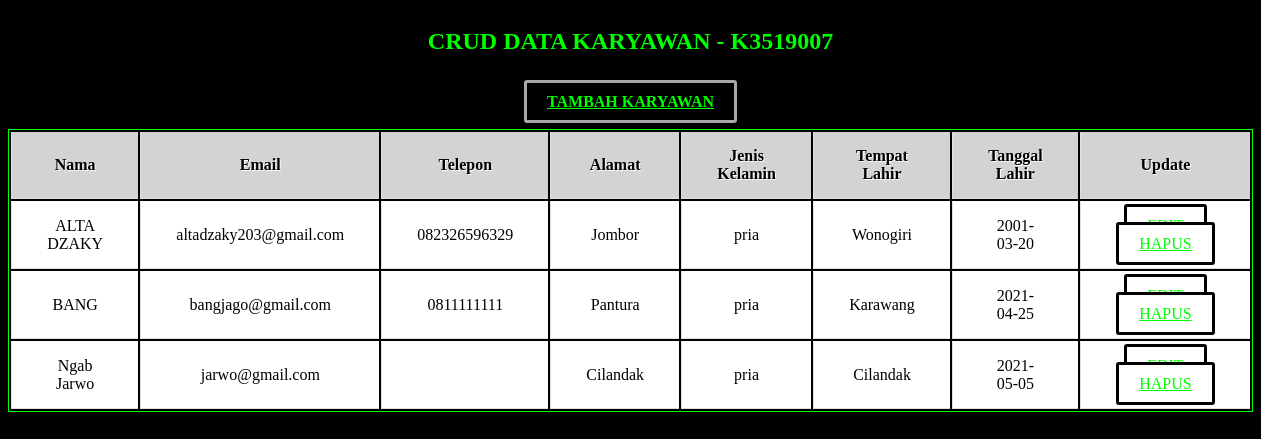
The page / on the database its author committed.
### tables this page shows
CREATE TABLE `karyawan` (
  `id_karyawan` int(10) NOT NULL,
  `nama` varchar(255) NOT NULL,
  `email` varchar(255) NOT NULL,
  `telepon` varchar(15) NOT NULL,
  `alamat` text NOT NULL,
  `jenis_kelamin` enum('pria','wanita') NOT NULL,
  `tempat_lahir` varchar(100) NOT NULL,
  `tanggal_lahir` date NOT NULL
);

### index.php (the view, shortened to what this page needs)
<!DOCTYPE html>
<html lang="en-US">
<head>
</head>
<body>
    <h2 style="color: #00ff00; text-align: center;" >CRUD DATA KARYAWAN - K3519007</h2>
    <br/>
    <a class="tombol" href="tambah.php"><b>TAMBAH KARYAWAN</b></a>
    <br/>
    <br/>
    <table align="center">
        <tr>
            <th>Nama</th>
            <th>Email</th>
            <th>Telepon</th>
            <th>Alamat</th>
            <th>Jenis Kelamin</th>
            <th>Tempat Lahir</th>
            <th>Tanggal Lahir</th>
            <th>Update</th>
        </tr>
        <?php
        include "config.php";
        $result = mysqli_query($mysqli,"SELECT * FROM karyawan ");
        while($user_data = mysqli_fetch_array($result)){
            ?>
            <tr>
                <td><?php echo $user_data['nama']; ?></td>
                <td><?php echo $user_data['email']; ?></td>
                <td><?php echo $user_data['telepon']; ?></td>
                <td><?php echo $user_data['alamat']; ?></td>
                <td><?php echo $user_data['jenis_kelamin']; ?></td>
                <td><?php echo $user_data['tempat_lahir']; ?></td>
                <td><?php echo $user_data['tanggal_lahir']; ?></td>
                <td>
                    <a class="klik" href='edit.php?id=<?php echo $user_data['id_karyawan']; ?>'>EDIT</a>
                    <a class="klik" href='hapus.php?id=<?php echo $user_data['id_karyawan']; ?>'>HAPUS</a>
                </td>
            </tr>
            <?php
        }
        ?>
    </table>
</body>
</html>

### index.php (style rules this page uses)
body { background: black; align-content: center; text-align: center; }
table { align-content: center; background: black; text-shadow: 1px 1px 0px #fff; border: 1px solid #00ff00; }
table th { padding: 15px 35px; border-left: 1px solid #e0e0e0; border-bottom: 1px solid #e0e0e0; background: lightgrey; }
table td { padding: 15px 35px; border-top: 1px solid #ffff; border-bottom: 1px solid #e0e0e0; border-left: 1px solid #e0e0e0; background: white; }
.tombol { background:black; color: #00ff00; border: solid darkgrey; border-radius: 3px; padding: 10px 20px; }
.klik { color: #00ff00; background:white; border: solid black; border-radius: 3px; padding: 10px 20px; }

### rows shown on the page
karyawan: nama "ALTA DZAKY", email "altadzaky203@gmail.com", telepon "082326596329", alamat "Jombor", jenis_kelamin "pria", tempat_lahir "Wonogiri", tanggal_lahir "2001-03-20"
karyawan: nama "BANG", email "bangjago@gmail.com", telepon "0811111111", alamat "Pantura", jenis_kelamin "pria", tempat_lahir "Karawang", tanggal_lahir "2021-04-25"
karyawan: nama "Ngab Jarwo", email "jarwo@gmail.com", alamat "Cilandak", jenis_kelamin "pria", tempat_lahir "Cilandak", tanggal_lahir "2021-05-05"
